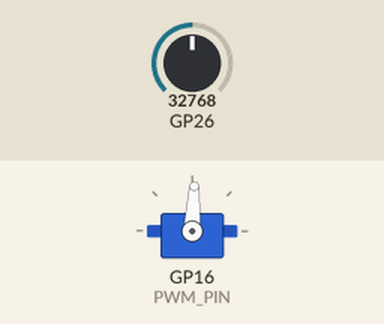
Simulated run of this program. Board: Raspberry Pi Pico running MicroPython. Shown: servo. Inputs (shaded band) come from the test bench; at power-on: GP26 = 32768 (analog values on the 0–65535 scale). Servo angles are drawn from the pulse width (0.5 ms = 0°, 2.5 ms = 180°).

Above: at 1.2 s.
1.3 s: GP26 set to 45874
At 2.5 s:
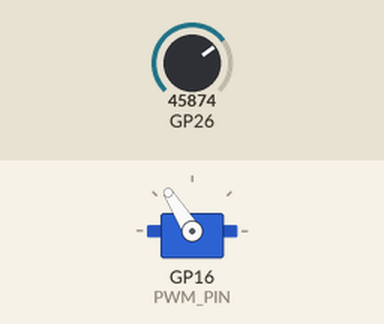
2.8 s: GP26 set to 57670
At 3.9 s:
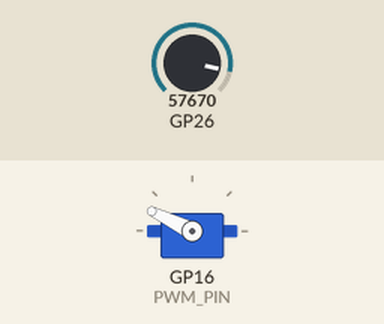
4.3 s: GP26 set to 65535
At 5.0 s:
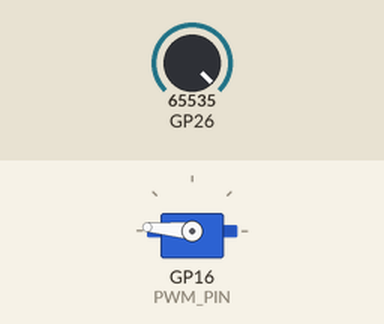
5.8 s: GP26 set to 19660
At 6.2 s:
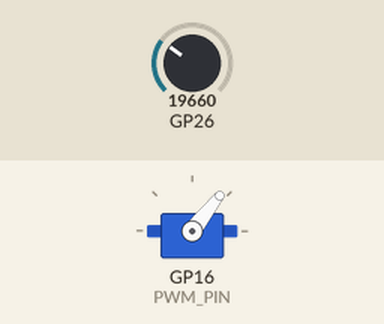
7.3 s: GP26 set to 7864
At 8.5 s:
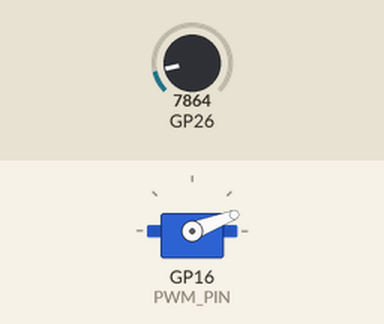
8.8 s: GP26 set to 32767
At 9.6 s:
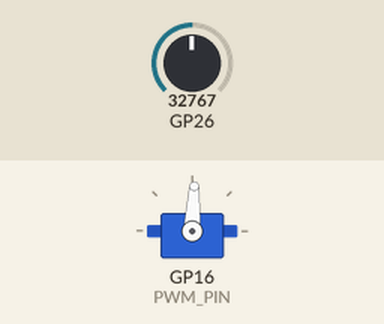
Timing chart, 0 to 11.3 s (numbered marks = the images above; inputs shaded):
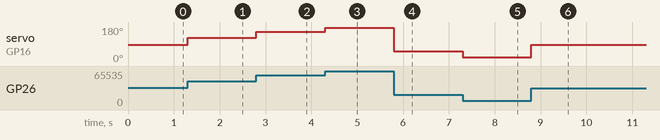

The program:

motor-servo-vol.py
```python
#
# ラズベリーパイ・ラズベリーパイPicoでサーボ―モーターの使い方
# https://fujimoostudios.org/?p=204
#
from machine import Pin, PWM

PWM_PIN = 'GP16'
ADC0_PIN = 0  # GP26(31番ピン)

pwm = PWM(Pin(PWM_PIN))
pwm.freq(50)

sensor_adc = machine.ADC(ADC0_PIN)


def angle(degree):
    return int((degree * 0.097 / 180 + 0.025) * 65535)


while True:
    pwm.duty_u16(angle(sensor_adc.read_u16() * 180 / 65535))
```

Measured:
- after the input at 1.3 s, servo on GP16 (PWM_PIN): 87° → 122° at once
- after the input at 2.8 s, servo on GP16 (PWM_PIN): 122° → 154° at once
- after the input at 4.3 s, servo on GP16 (PWM_PIN): 154° → 175° at once
- after the input at 5.8 s, servo on GP16 (PWM_PIN): 175° → 52° at once
- after the input at 7.3 s, servo on GP16 (PWM_PIN): 52° → 21° at once
- after the input at 8.8 s, servo on GP16 (PWM_PIN): 21° → 87° at once
